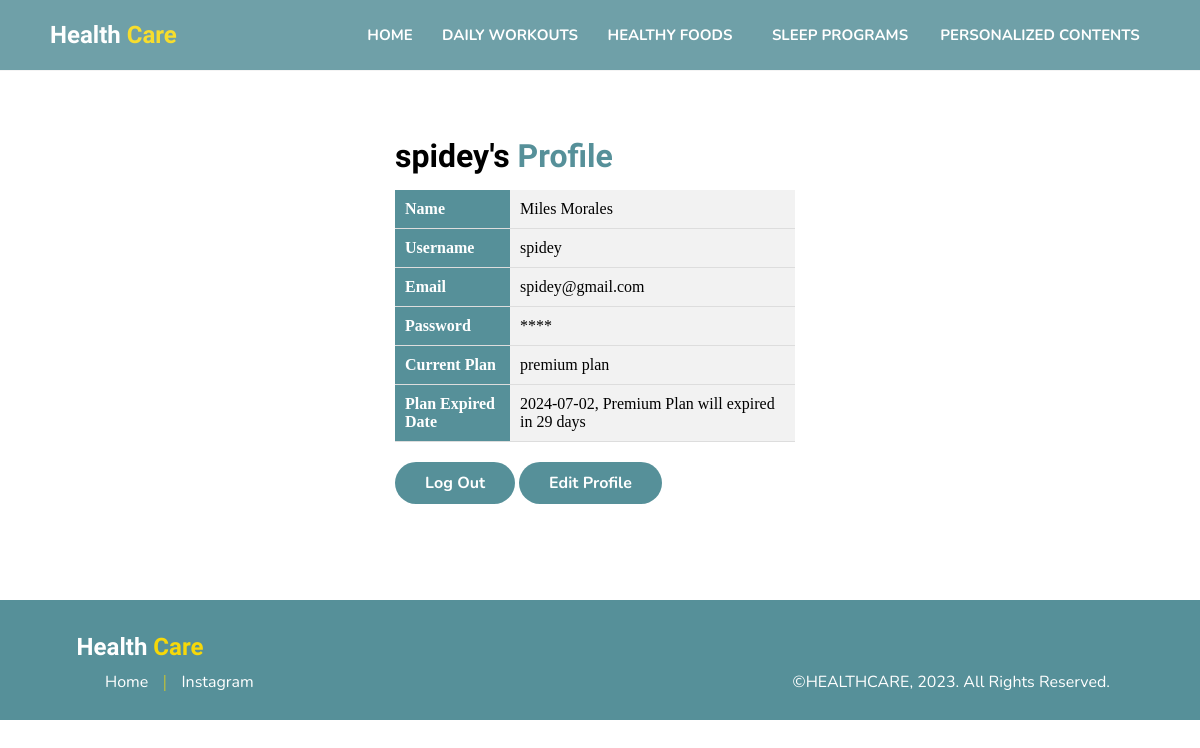
Screenshot of /user-premium/profile.php (signed in) with the database file from the repository.
### tables this page shows
CREATE TABLE `user` (
  `id_user` int(11) NOT NULL,
  `name` varchar(225) NOT NULL,
  `username` varchar(255) NOT NULL,
  `email` varchar(225) NOT NULL,
  `password` varchar(20) NOT NULL,
  `level` varchar(5) NOT NULL
);

CREATE TABLE `subscription` (
  `id_subscription` int(11) NOT NULL,
  `id_user` int(11) NOT NULL,
  `plan_name` varchar(50) NOT NULL,
  `plan_price` varchar(225) NOT NULL,
  `status` varchar(11) NOT NULL,
  `activation_date` date NOT NULL
);

### user-premium/profile.php (the view, shortened to what this page needs)
<?php
include '../connect.php';
$username = $_SESSION['username'];
$query = "SELECT * FROM user WHERE username = '$username'";
$result = mysqli_query($mysqli, $query);
$userData = mysqli_fetch_assoc($result);
include '../connect.php';
$id_user = $_SESSION['id_user'];
$query = "SELECT * FROM subscription WHERE id_user = '$id_user'";
$result = mysqli_query($mysqli, $query);
$subsData = mysqli_fetch_assoc($result);
?>
<!DOCTYPE html>
<html lang="en">
<head>
  <link rel="stylesheet" href="style_prempage.css" />
</head>
<body>
  <div class="navbar">
    <div class="logo">
      <h2>Health <span>Care</span></h2>
    </div>
    <div class="navigator">
      <a href="index.php" class="btn">Home</a>
      <a href="daily-workouts.php" class="btn">Daily Workouts</a>
      <a href="healthy-foods.php" class="btn">Healthy Foods</a>
      <a href="sleep-programs.php" class="btn">Sleep Programs</a>
      <a href="personalized-page.php" class="btn">Personalized Contents</a>
    </div>
  </div>
  <div class="banner">
    <div class="text">
      <h1><?php echo $_SESSION['username']; ?>'s <span>Profile</span></h1>
      <table class="profile-table">
        <tr>
          <th>Name</th>
          <td><?php echo $userData['name']; ?></td>
        </tr>
        <tr>
          <th>Username</th>
          <td><?php echo $userData['username']; ?></td>
        </tr>
        <tr>
          <th>Email</th>
          <td><?php echo $userData['email']; ?></td>
        </tr>
        <tr>
          <th>Password</th>
          <td><?php echo str_repeat('*', strlen($userData['password'])); ?></td>
        </tr>
        <tr>
          <th>Current Plan</th>
          <td>
          <?php
          if ($subsData['status'] === 'inactive') {
            echo 'free plan';
          } else {
            echo $subsData['plan_name'];
          }
          ?>
          </td>
        </tr>
        <tr>
          <th>Plan Expired Date</th>
          <td>
          <?php
          $expired_date = date('Y-m-d', strtotime($subsData['activation_date'] . ' +30 days'));
          echo $expired_date;
          $now = time();
          $expired_timestamp = strtotime($expired_date);
          $diff_seconds = $expired_timestamp - $now;
          $diff_days = ceil($diff_seconds / (60 * 60 * 24));
          if ($diff_days > 1) {
              echo ", Premium Plan will expired in $diff_days days";
          } elseif ($diff_days == 1) {
              echo ", Premium Plan will expired in $diff_days day";
          }
          ?>
          </td>
        </tr>
      </table>
      <a href="../loginpage.php">Log Out</a>
      <a href="edit-profile.php?id=<?php echo $userData['id_user']; ?>">Edit Profile</a>
    </div>
  </div>
  <div class="footer">
    <div class="logo-footer">
      <h2>Health <span>Care</span></h2>
    </div>
    <div class="footer-bot">
      <div class="profile-navigation">
        <a href="index.php" class="profile-link">Home</a>
        <span>|</span>
        <a href="https://www.instagram.com/raffortless/" class="profile-link">Instagram</a>
      </div>
      <div class="copyright">
        <p>&copy;HEALTHCARE, 2023. All Rights Reserved.</p>
      </div>
    </div>
  </div>
</body>
</html>

### user-premium/style_prempage.css (style rules this page uses)
* { margin: 0; padding: 0; }
h1, h2 { font-family: "Signika", sans-serif; }
a, p, li, h3, label { font-family: "Nunito", sans-serif; }
a { text-decoration: none; }
.navbar { display: flex; position: fixed; align-items: center; justify-content: space-between; box-sizing: border-box; background-color: #569099; height: 70px; width: 100%; opacity: 0.85; padding-left: 50px; padding-right: 50px; box-shadow: 0 0.2px 0.6px; border-bottom-left-radius: 0px; border-bottom-right-radius: 0px; margin-top: -70px; transition: 0.5s ease; z-index: 5; }
.navbar .navigator { height: 100px; }
.navbar .logo h2 { color: white; }
.navbar .logo span { color: #f6d809; }
.navigator { display: flex; position: relative; background: transparent; width: 800px; height: 70px; font-size: 0; margin-left: 0; margin-right: 0; }
.navigator a { display: inline-block; position: relative; text-decoration: none; text-align: center; text-transform: uppercase; font-size: 15px; line-height: 50px; z-index: 1; }
.navigator a:nth-child(1) { width: 80px; }
.navigator a:nth-child(2) { width: 160px; }
.navigator a:nth-child(3) { width: 160px; }
.navigator a:nth-child(4) { width: 180px; }
.navigator a:nth-child(5) { width: 220px; }
.btn { color: white; font-weight: bold; display: inline-block; box-sizing: border-box; height: 100%; padding: 10px; padding-top: 25px; font-size: 18px; transition: 0.4s ease, color 0.4s ease; }
.banner { height: 500px; width: 100%; display: flex; justify-content: space-around; align-items: center; margin-top: 70px; margin-bottom: 30px; }
.banner .text { width: 400px; box-sizing: border-box; margin-left: -10px; }
.banner .text span { color: #569099; }
.banner .text a { margin-top: 20px; display: inline-block; background-color: #569099; padding: 10px 30px; border-radius: 30px; color: white; font-weight: bold; transition: 0.3s; }
.footer { height: 120px; background-color: #569099; display: flex; flex-direction: column; justify-content: center; align-items: center; margin-top: 0px; }
.footer h2 { color: white; margin-top: 5px; margin-bottom: 10px; }
.logo-footer { margin-right: 920px; }
.footer span { color: #f6d809; }
.footer-bot { display: flex; justify-content: space-between; width: 85%; }
.copyright { margin-bottom: 0px; color: white; }
.profile-navigation { display: flex; align-items: center; }
.profile-link { margin: 0 15px; color: #fff; transition: 0.3s ease-in-out; }
.profile-table { width: 100%; border-collapse: collapse; margin-top: 15px; }
.profile-table th, .profile-table td { padding: 10px; text-align: left; border-bottom: 1px solid #ddd; }
.profile-table th { background-color: #569099; font-weight: bold; color: white; width: 95px; }
.profile-table td { background-color: #f2f2f2; }

### rows the page displays
user: name "Miles Morales", username "spidey", email "spidey@gmail.com", password "****"
subscription: plan_name "premium plan", activation_date "2024-07-02"

### other values shown
$_SESSION['username'] "spidey"
